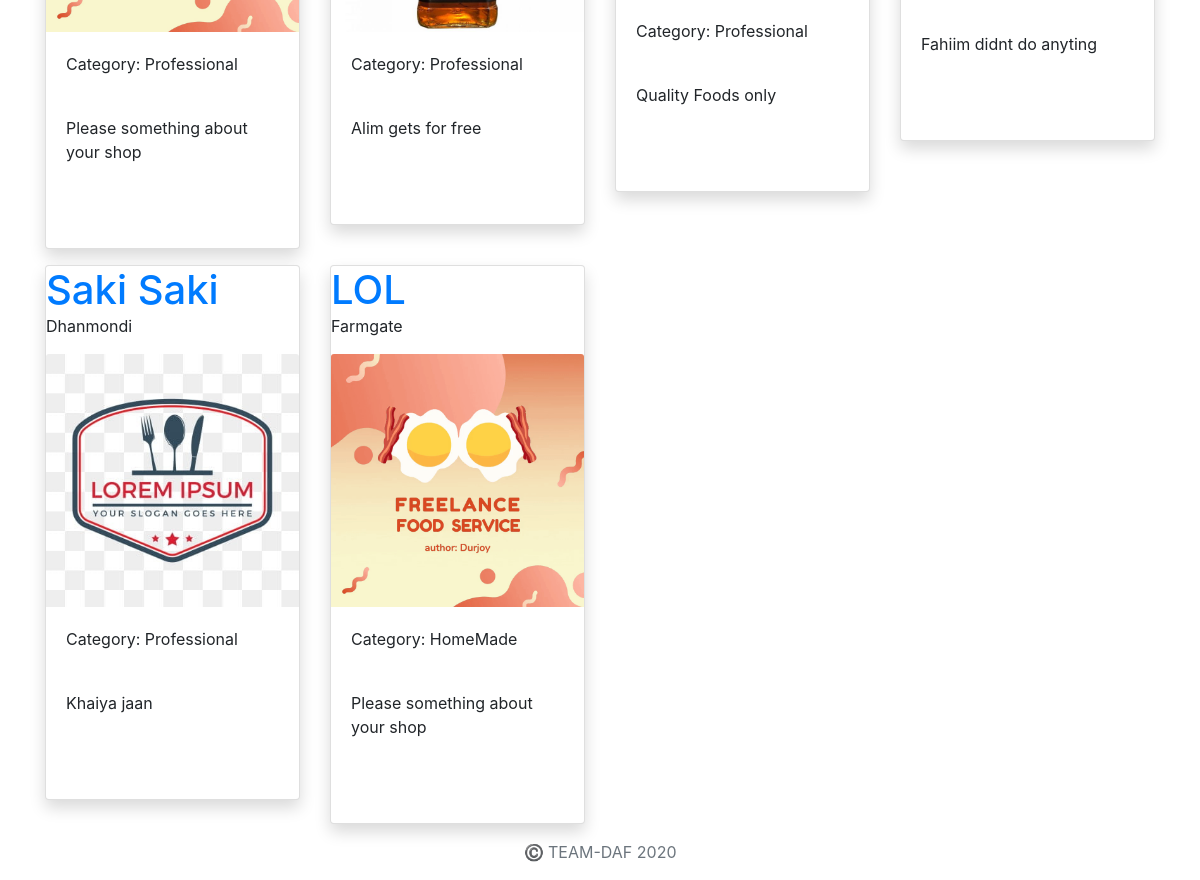
Before: / (lower part) with the older database file.
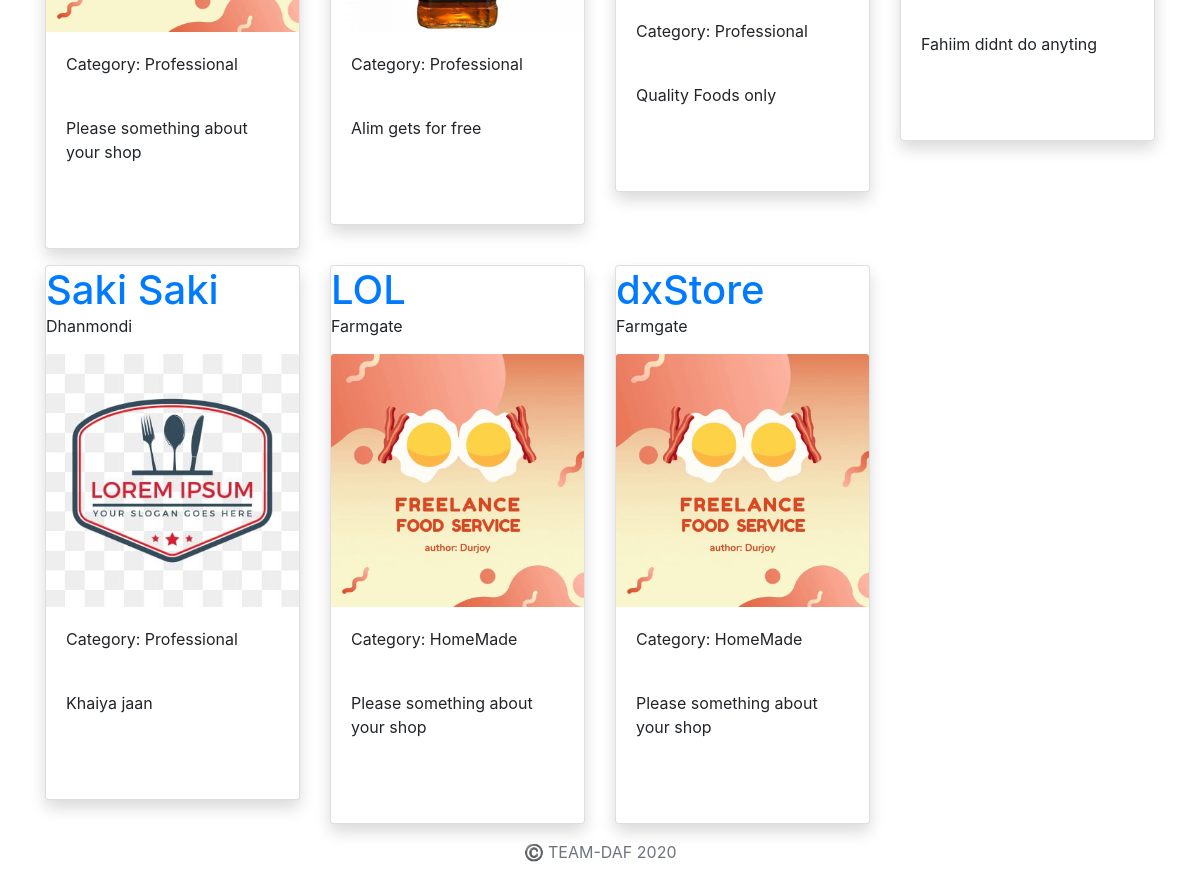
After: the same page with the newer database file.
### stores/models.py (models this page shows)
class Store(models.Model):
    name = models.CharField(max_length=200, default="Store")
    phone = models.CharField(max_length=200, default="01719588000")
    description = models.TextField(max_length=200, default="Please something about your shop")
    location = models.CharField(max_length=200, choices=locatoins, default='Farmgate')
    category = models.CharField(max_length=200, choices=cats, default='HomeMade')
    thumbnail = models.ImageField(default='store.gif', upload_to='pics', blank=True)
    owner = models.ForeignKey(User, default=None, on_delete=models.CASCADE)

### mysite/views.py (the view)
# urls.py: path('',views.home,name='home'),
def home(request):
    sts = Store.objects.all()
    return render(request, 'home.html', {"sts": sts},
                  )

### templates/home.html (shortened to what this page needs)
<!DOCTYPE html>
  {% load static %}
  <html lang="en">
  <link rel="stylesheet" href="https://stackpath.bootstrapcdn.com/bootstrap/4.4.1/css/bootstrap.min.css">
  <head>
  </head>
  <body>
    </head>
    <body>
    <main role="main">
    </body>
  </body>
  </html>
<main role="main">
    <div class="container" >
<br/>
         <div class="row">
          {% for i in sts%}
        <div class="col-md-3">
          <div class="card mb-3 shadow">
              <a href="{% url 'detailed_store' i.id %}">
              <a href="{% url 'detailed_store' i.id %}">
                   <h1 class="card-text"> {{i.name}}</h1>
              </a>
              <p> {{i.location}}</p>
           <img class="card-img-top" src= "{{ i.thumbnail.url }}" alt="No image found!" />
            <div class="card-body">
              <p class="card-text">Category: {{i.category}}</p>
            </div>
              <div class="card-body">
              <p class="card-text"> {{i.description}}</p>
                <br/>
              </a>
            </div>
               <br/>
          </div>
        </div>
             <br/>
          {% endfor %}
</main>
<footer class="text-muted">
  <div class="container text-center">
     <p>©️ TEAM-DAF {% now "Y" %}</p>
  </div>
</footer>
</body>
</html>

Changed rows visible on the page:
added Store: name "dxStore", location "Farmgate", thumbnail (picture), category "HomeMade", description "Please something about your shop"
